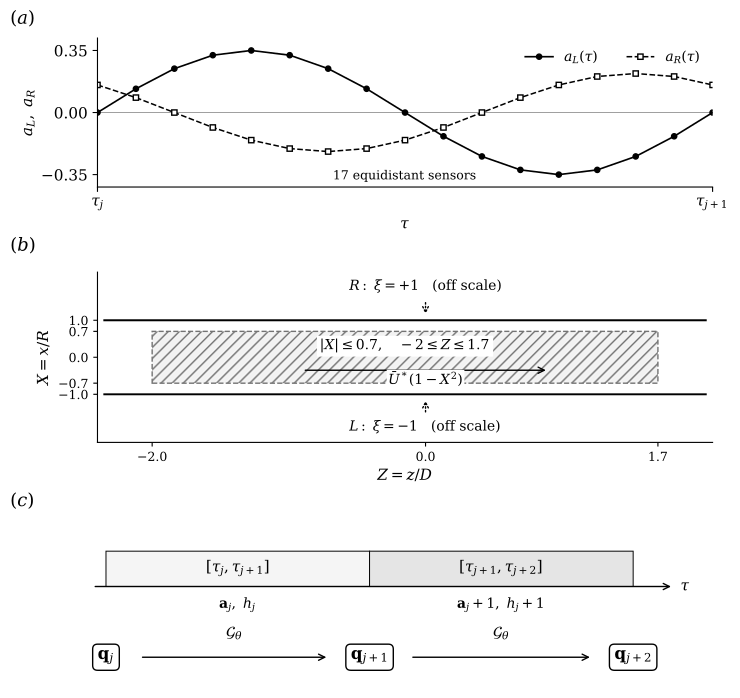

The Python source for this figure:
"""Section 3.3: signals, straight-tube coordinates, and symbolic window maps.

Run: MPLCONFIGDIR=/tmp/mpl-cache python figs/deeponet-magnetic-forward.py
Source: Master_Magnetic, revision a4fc9d7. No trajectories are simulated.
"""
from pathlib import Path

import matplotlib

matplotlib.use("Agg")
import matplotlib.pyplot as plt
import numpy as np
from matplotlib.patches import FancyArrowPatch, FancyBboxPatch, Rectangle


def main():
    plt.rcParams.update({"font.family": "DejaVu Serif", "font.size": 11,
                         "mathtext.fontset": "dejavuserif", "pdf.fonttype": 42})
    fig = plt.figure(figsize=(7.6, 7.1))
    fig.text(0.025, 0.97, r"$(a)$", fontsize=13)
    signals = fig.add_axes([0.14, 0.74, 0.81, 0.21])
    s = np.linspace(0, 1, 17)
    left = 0.35 * np.sin(2*np.pi*s)
    right = 0.22 * np.cos(2*np.pi*s + np.pi/4)
    assert len(s) == 17 and np.max(abs(left)+abs(right)) < np.sqrt(0.5)
    signals.axhline(0, color="0.6", lw=0.7)
    signals.plot(s, left, "k-o", ms=3.8, lw=1.2, label=r"$a_L(\tau)$")
    signals.plot(s, right, "k--s", ms=3.8, lw=1.1, mfc="white", label=r"$a_R(\tau)$")
    signals.set(xlim=(0, 1), ylim=(-0.42, 0.42), xlabel=r"$\tau$",
                ylabel=r"$a_L,\ a_R$")
    signals.set_xticks([0, 1], [r"$\tau_j$", r"$\tau_{j+1}$"])
    signals.set_yticks([-0.35, 0, 0.35])
    signals.legend(loc="upper right", ncol=2, frameon=False, fontsize=10)
    signals.spines[["top", "right"]].set_visible(False)
    signals.text(0.5, 0.05, r"$17\ \mathrm{equidistant\ sensors}$",
                 transform=signals.transAxes, ha="center", fontsize=9)

    fig.text(0.025, 0.65, r"$(b)$", fontsize=13)
    tube = fig.add_axes([0.14, 0.38, 0.81, 0.24])
    tube.set(xlim=(-2.4, 2.1), ylim=(-2.3, 2.3),
             xlabel=r"$Z=z/D$", ylabel=r"$X=x/R$")
    # Longitudinal view of a circular tube. X and Z use different scales.
    for wall in (-1, 1):
        tube.plot([-2.35, 2.05], [wall, wall], "k-", lw=1.4)
    tube.add_patch(Rectangle((-2, -0.7), 3.7, 1.4, facecolor="0.95",
                             edgecolor="0.45", lw=1.0, ls="--", hatch="///"))
    tube.text(-0.15, 0.3, r"$|X|\leq0.7,\quad -2\leq Z\leq1.7$",
              ha="center", va="center", fontsize=10,
              bbox={"facecolor": "white", "edgecolor": "none", "pad": 2})
    tube.annotate("", xy=(0.9, -0.35), xytext=(-0.9, -0.35),
                  arrowprops={"arrowstyle": "->", "color": "black", "lw": 1.0})
    tube.text(0, -0.6, r"$\bar U^*(1-X^2)$", ha="center", va="center", fontsize=10,
              bbox={"facecolor": "white", "edgecolor": "none", "pad": 1})
    # Source coordinates are xi=-1 and +1, far beyond X=+-1/epsilon.
    # These arrows indicate direction only; they do not place sources on walls.
    for side, xi, yy, end in (("R", "+1", 1.90, 1.1),
                              ("L", "-1", -1.90, -1.1)):
        tube.text(0, yy, rf"${side}:\ \xi={xi}\quad(\mathrm{{off\ scale}})$",
                  ha="center", va="center", fontsize=10)
        tube.add_patch(FancyArrowPatch((0, np.sign(yy)*1.55), (0, end), arrowstyle="->",
                                       mutation_scale=10, lw=1.0, linestyle=":"))
    tube.set_xticks([-2, 0, 1.7])
    tube.set_yticks([-1, -0.7, 0, 0.7, 1])
    tube.tick_params(labelsize=9, length=3)
    tube.spines[["top", "right"]].set_visible(False)

    fig.text(0.025, 0.29, r"$(c)$", fontsize=13)
    clock = fig.add_axes([0.08, 0.035, 0.89, 0.23])
    clock.set(xlim=(0, 10), ylim=(0, 3))
    clock.axis("off")
    for x0, x1, index, shade in ((0.8, 4.7, "j", "0.96"),
                                (4.7, 8.6, "j+1", "0.90")):
        clock.add_patch(Rectangle((x0, 1.85), x1-x0, 0.65,
                                  facecolor=shade, edgecolor="black", lw=0.7))
        clock.text((x0+x1)/2, 2.175,
                   r"$[\tau_j,\tau_{j+1}]$" if index=="j" else
                   r"$[\tau_{j+1},\tau_{j+2}]$", ha="center", va="center")
        clock.text((x0+x1)/2, 1.5, rf"$\mathbf{{a}}_{index},\ h_{index}$",
                   ha="center", va="center", fontsize=10)
    clock.annotate("", xy=(9.2, 1.85), xytext=(0.6, 1.85),
                   arrowprops={"arrowstyle": "->", "lw": 1.0})
    clock.text(9.3, 1.85, r"$\tau$", va="center")
    for x, text in ((0.8, r"$\mathbf{q}_j$"), (4.7, r"$\mathbf{q}_{j+1}$"),
                    (8.6, r"$\mathbf{q}_{j+2}$")):
        clock.text(x, 0.55, text, ha="center", va="center", fontsize=12,
                   bbox={"boxstyle": "round,pad=0.3", "facecolor": "white", "edgecolor": "black"})
    for start, stop in ((1.3, 4.1), (5.3, 8.0)):
        clock.annotate("", xy=(stop, 0.55), xytext=(start, 0.55),
                       arrowprops={"arrowstyle": "->", "lw": 1.0})
        clock.text((start+stop)/2, 0.85, r"$\mathcal{G}_\theta$", ha="center", va="bottom")

    fig.savefig(Path(__file__).with_suffix(".pdf"), bbox_inches="tight",
                metadata={"Title": "Signed sources and windowed straight-tube magnetic operator",
                          "CreationDate": None, "ModDate": None})
    plt.close(fig)


if __name__ == "__main__":
    main()
